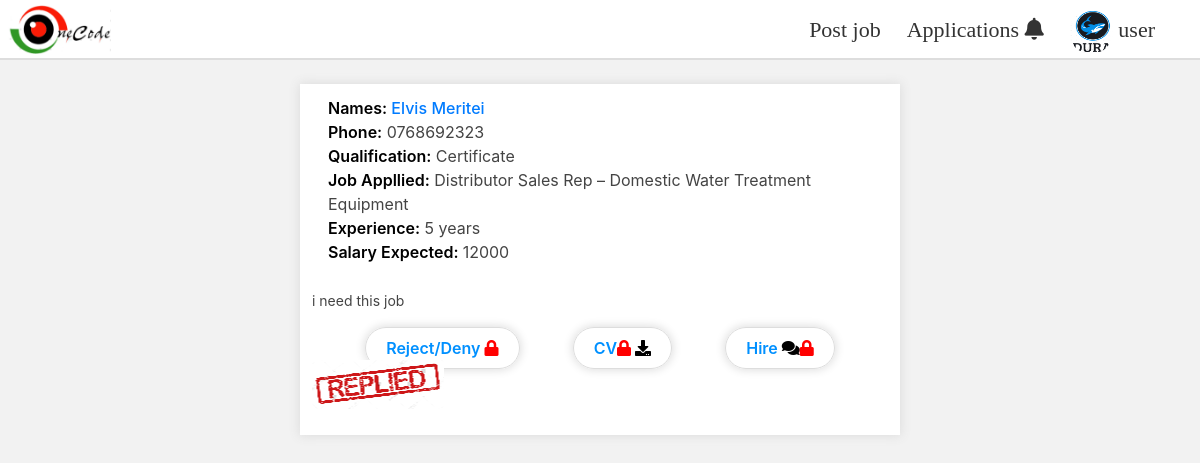
The page /detailings?A=429 (signed in) on the database its author committed.
### tables this page shows
CREATE TABLE `companyregistration` (
  `id` int(11) NOT NULL,
  `companyName` varchar(100) NOT NULL,
  `companyAddress` varchar(100) NOT NULL,
  `Email` varchar(50) NOT NULL,
  `companyprofile` varchar(250) DEFAULT NULL,
  `password` longtext NOT NULL
);

CREATE TABLE `jobapplicantion` (
  `id` int(11) NOT NULL,
  `companyname` varchar(250) NOT NULL,
  `Jobname` varchar(250) NOT NULL,
  `firstname` varchar(20) NOT NULL,
  `lastname` varchar(20) NOT NULL,
  `applicant_id` int(11) NOT NULL,
  `mobilenumber` int(11) NOT NULL,
  `qualification` varchar(50) NOT NULL,
  `experience` varchar(50) NOT NULL,
  `salaryexpected` int(11) NOT NULL,
  `coverletter` longtext NOT NULL,
  `CV` varchar(500) NOT NULL,
  `Message` varchar(300) DEFAULT NULL,
  `messagedate` varchar(200) DEFAULT NULL
);

### includes/companysessions.php (called while the page is built, shortened)
<?php
include 'includes/dbconnection.php';
$sql = "SELECT * FROM companyregistration  WHERE  id = '".$_SESSION['id']."'";
$stmt = $conn->query($sql);
$user = $stmt->fetch(PDO::FETCH_ASSOC);
?>

### detailings.php (the view, shortened to what this page needs)
<?php
include "includes\companysessions.php";
?>
<!DOCTYPE html>
<html lang="en">
<head>
    <link rel="stylesheet" href="stylesheets\jobapplication.css?v=<?php echo time()   ?>">
</head>
<body class="detailing">
    <?php
    include "companyheader.php";
?>
    <?php
    if(isset($_GET['A'])){
      $applicant = $_GET['A'];
        $sql = "SELECT * FROM jobapplicantion  WHERE id = ? ";
        $stmt = $conn->prepare($sql);
        $stmt->execute([$applicant]);
        $rows = $stmt->rowcount();
        if($rows >0){
            while($row = $stmt->fetch()){
                $firstname = $row->firstname;
                $lastname = $row->lastname;
                $mobilenumber = $row->mobilenumber;
                $qualification = $row->qualification;
                $experience = $row->experience;
                $salaryexpected = $row->salaryexpected;
                $coverletter = $row->coverletter;
                $Cv = $row->CV;
                $jobname=$row->Jobname;
              $message =$row->Message;
           ?>
    <br>
    <div class="person">
        <div class="detailsof">
            <div class="ontop">
                <span class="namesto"><span class="egg">names:</span> <?php echo $firstname   ?></span>
                <span class="namesto"><?php echo $lastname  ?></span> <br>
                <span class="mobile"><span class="egg">phone:</span> <?php echo "0".$mobilenumber;  ?></span> <br>
                <span class="qualifiexper"><span class="egg">Qualification:</span> <?php echo $qualification  ?></span>
                <br>
                <span class="qualifiexper"><span class="egg">job appllied:</span> <?php echo $jobname  ?></span> <br>
                <span class="qualifiexper"><span class="egg">experience:</span> <?php echo $experience  ?></span> <br>
                <span class="expectedsalary"><span class="egg">salary expected:
                    </span><?php echo $salaryexpected  ?></span> <br>
            </div>
            <br>
            <div class="coverllter">
                <span class="coverletter"><?php echo $coverletter  ?></span> <br>
            </div>
            <br>
            <?php
                    if($message== null){
                ?>
            <div class="applicationl">
                <div class="reject">
                    <a class="rejectapp cvdownload" href="#">Reject</a>
                </div>
                <div class="cvdownloading">
                    <a class="somecv cvdownload" href="includes/downloadfile?file=<?php echo $Cv ?>">CV <i
                            class="fas fa-download"></i></a>
                </div>
                <div class="shortlist">
                    <a class="accept cvdownload" href="#">Accept <i class="fas fa-comments" style="color:black"></i></a>
                </div>
            </div>
            <?php
                    }else{
                        ?>
            <div class="applicationl">
                <div class="reject" style="  pointer-events: none;">
                        <a class="rejectapp cvdownload" href="#" style="cursor: no-drop;">Reject/deny <i
                                    class="fas fa-lock" style="color:red;"></i></a>
                </div>
                <div class="cvdownloading" style="  pointer-events: none;">
                    <a class="somecv cvdownload" href="includes/downloadfile?file=<?php echo $Cv ?>"
                        style="cursor: no-drop;">CV<i class="fas fa-lock" style="color:red;"></i> <i
                            class="fas fa-download"></i></a>
                </div>
                <div class="shortlist" style="  pointer-events: none;">
                    <a class="accept cvdownload" href="#" style="cursor: no-drop;">Hire <i class="fas fa-comments"
                            style="color:black;  pointer-events: none;" disabled><i class="fas fa-lock"
                                style="color:red;"></i></i></a>
                </div>
            </div>
            <div class="imgsnapo">
                <img src="uploads\repliedtag.PNG" alt="" id="taged">
            </div>
            <?php
                    }
            ?>
        </div>
    </div>
    <br>
    <?php
            }
        }
    }
?>
</body>
</html>

### companyheader.php (shortened to what this page needs)
<!DOCTYPE html>
<html lang="en">
<head>
    <link rel="stylesheet" href="https://use.fontawesome.com/releases/v5.13.1/css/all.css"
>
    <link rel="stylesheet" href="https://stackpath.bootstrapcdn.com/bootstrap/4.5.0/css/bootstrap.min.css"
>
    <link rel="stylesheet" href="https://cdnjs.cloudflare.com/ajax/libs/font-awesome/4.7.0/css/font-awesome.min.css">
    <link rel="stylesheet" href="stylesheets/homepage.css?v=<?php echo time(); ?>">
</head>
<body>
    <?php
     $sqlprofile = "SELECT companyprofile  FROM companyregistration WHERE id=$user[id]";
     $result = $conn->query($sqlprofile);
     $resultcount = $result->rowcount();
     if($resultcount>0){
         while($row=$result->fetch()){
             $image = $row->companyprofile;
             if($image == NULL){
                 ?>
    <div class="navgation">
        <div class="header">
            <div class="logo"><a href="processpost"><img id="mylogo" src="index images\mylogo for (2).PNG"
                        alt="logo"></a></div>
            <ul class="main">
                <li><a href="processpost">Post job</a></li>
                <?php
    $companylogged = $user['companyName'];
    $sql = "SELECT * FROM jobapplicantion WHERE companyname = ? AND Message IS NULL ORDER BY id DESC";
    $stmt = $conn->prepare($sql);
    $stmt->execute([$companylogged]);
    $rows = $stmt->rowcount();
    if($rows>0){
        ?>
                <li><a href="applications" id="rfrsh">Applications <i class="fas fa-bell"><sup class="sup"><?php echo $rows   ?></sup></i></a></li>
    <?php
    }else{
        ?>
                <li><a href="applications" id="rfrsh">Applications<i class="fas fa-bell"><sup class="sup"></sup></i></a></li>
        <?php
    }
    ?>                <li><a href="#"><img src="profiles/mainpic.png" class='profle'></img> user</a>
                    <ul>
                        <li><a href="companyaccount">Account</a></li>
                        <li>
                            <form action="includes/logout.php" method="post">
                                <a href="#"><button id="logout" type="submit" name="logout"><i
                                            class="fas fa-sign-out-alt"></i> logout</button></a>
                            </form>
                        </li>
                    </ul>
                </li>
            </ul>
        </div>
    </div>
    <?php
}else{
?>
    <div class="navgation">
        <div class="header">
            <div class="logo"><a href="processpost"><img id="mylogo" src="index images\mylogo for (2).PNG"
                        alt="logo"></a></div>
            <ul class="main">
                <li><a href="processpost">Post job</a></li>
                <?php
    $companylogged = $user['companyName'];
    $sql = "SELECT * FROM jobapplicantion WHERE companyname = ? AND Message IS NULL ORDER BY id DESC";
    $stmt = $conn->prepare($sql);
    $stmt->execute([$companylogged]);
    $rows = $stmt->rowcount();
    if($rows>0){
        ?>
                <li><a href="applications" id="rfrsh">Applications <i class="fas fa-bell" ><sup class="sup"><?php echo $rows   ?> </sup></i></a></li>
    <?php
    }else{
        ?>
                <li><a href="applications" id="rfrsh">Applications <i class="fas fa-bell"><sup class="sup"></sup></i> </a></li>
        <?php
    }
    ?>
                <li><a href="#"><img src="profiles/<?php echo $image?>?<?php mt_rand()?>" class='profle'></img> user</a>
                </li>
            </ul>
        </div>
    </div>
    <?php
             }
         }
     }else{
         echo "SQL ERROR";
     }
    ?>
</body>
</html>

### stylesheets/jobapplication.css (style rules this page uses)
.person { background-color: white; width: 50%; color: #444; margin: auto; padding-bottom: 12px; box-shadow: 0 0 10px 1px #ddd; }
.coverletter { font-size: 14px; }
.ontop { margin-left: 1em; }
.detailsof { padding: 12px; }
.cvdownload { font-weight: 600; background-color: #fff; color: #0090ff; border: 1px solid #ddd; padding: 10px 20px; border-radius: 30px; text-transform: capitalize; box-shadow: 0 0 10px 1px #ddd; }
.applicationl { display: flex; justify-content: space-evenly; }
.cvdownload .fa-download { color: #000000; }
.accept { position: relative; }
.namesto { color: #007bff; text-transform: capitalize; display: inline-block; font-weight: 500; }
.egg { color: #000000; font-weight: 600; text-transform: capitalize; }

### stylesheets/homepage.css (style rules this page uses)
.profle { height: 2em; width: 2em; border-radius: 50%; }
.navgation { position: sticky; top: 0px; height: 60px; width: 100%; background-color: #ffff; border-bottom: 2px solid #ddd; }
.fa-bell { height: 1.8em; padding: 0px; margin: 0px; }
.logo #mylogo { height: 3.7em; float: left; padding-top: 5px; padding-bottom: 5px; margin-left: 0.5em; border-radius: 4px 1px 4px 1px; }
.header { line-height: 60px; }
.header ul { float: right; margin-right: 2rem; }
.header ul li { float: left; list-style: none; position: relative; padding: 0px 13px; }
.header ul li a { display: block; font-family: "coda"; color: #333; font-size: 22px; text-decoration: none; font-weight: 400 !important; }

### detailings.php (style rules this page uses)
.detailing { background-color: #f2f2f2; }

### rows shown on the page
companyregistration: companyprofile (picture)
jobapplicantion: firstname "Elvis", lastname "Meritei", mobilenumber "768692323", qualification "Certificate", Jobname "Distributor Sales Rep – Domestic Water Treatment Equipment", experience "5 years", salaryexpected "12000", coverletter "i need this job"
